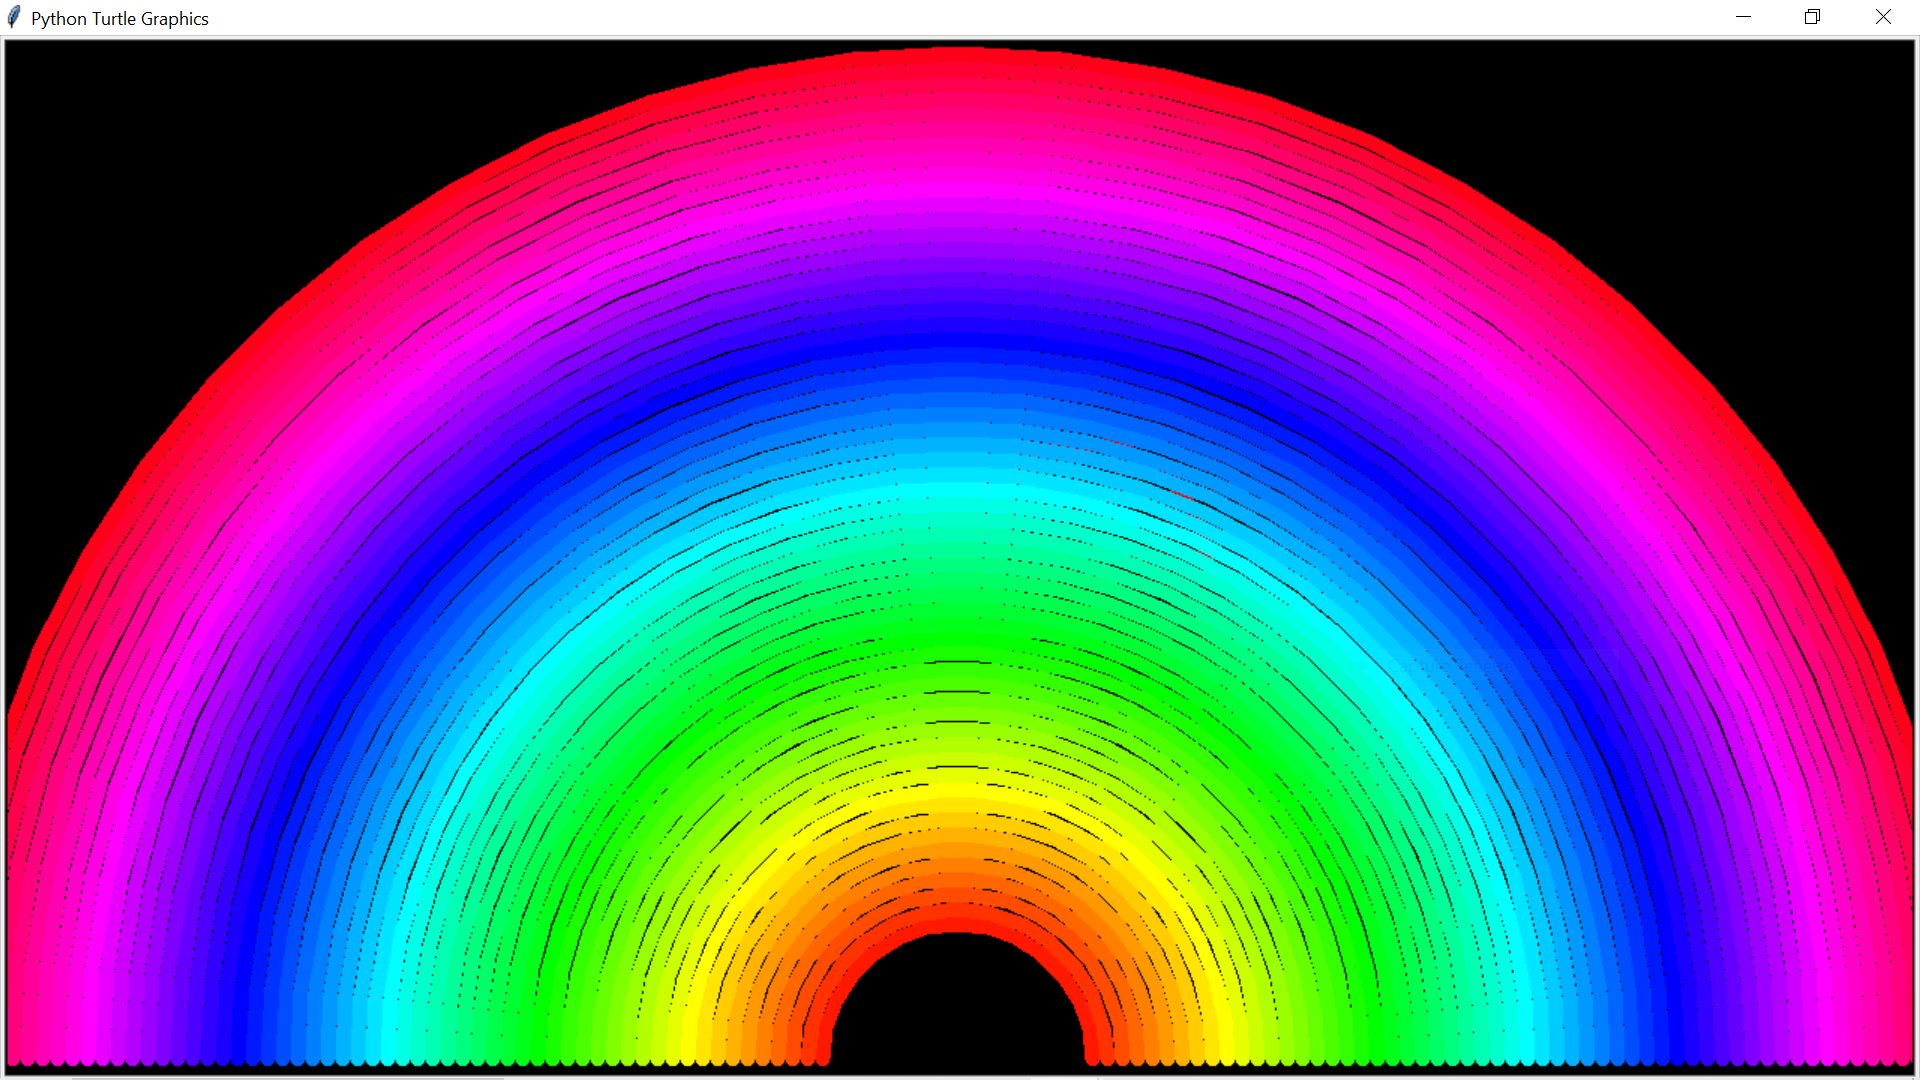

Reproduce this figure in Python.
import turtle

def hsv_to_rgb(h, s, v):
    if s == 0.0:
        return v, v, v
    i = int(h*6.0)
    f = (h*6.0) - i
    p = v*(1.0 - s)
    q = v*(1.0 - s*f)
    t = v*(1.0 - s*(1.0-f))
    i = i%6
    if i == 0:
        return v, t, p
    if i == 1:
        return q, v, p
    if i == 2:
        return p, v, t
    if i == 3:
        return p, q, v
    if i == 4:
        return t, p, v
    if i == 5:
        return v, p, q

turtle.colormode(255)
sc = turtle.Screen()
pen = turtle.Turtle()

def semi_circle(col, rad, val):
    pen.color(col)
    pen.circle(rad, -180)
    pen.up()
    pen.setpos(val-85, -330)
    pen.down()
 
    pen.right(180)
 
 
sc.setup(2000, 700)
 
sc.bgcolor('black')
 
pen.right(90)
pen.width(10)
pen.speed(0)
 
for i in range(60):
    hue = i/60
    (r, g, b) = hsv_to_rgb(hue, 1.0, 1.0)
    R, G, B = int(255 * r), int(255 * g), int(255 * b)
    semi_circle((R,G,B), 10*(
      i + 8), -10*(i + 1))
 
pen.hideturtle()
